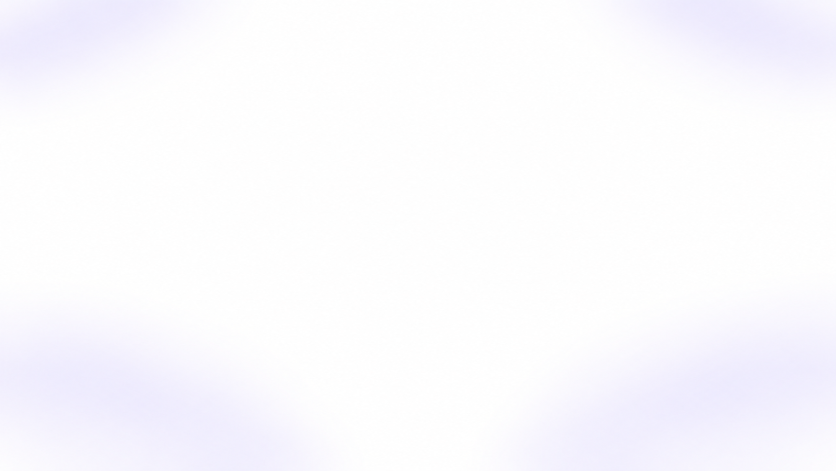
#> input picture estack-devin/skills/capture/assets/airgoods.png, 1672 x 941 px (shown at 1/2 size)
$ python validate_fixture.py --output out.png
#> lines starting #> are read from the running program, lines starting #| are printed output that depends on the picture; after the words box and inside, x2 and y2 are one past the last pixel; in counts of white or black regions, pixels touching at a corner belong together
### estack/skills/capture/scripts/renderer.py
#!/usr/bin/env python3
"""Deterministic screenshot-driven, 60 fps demo-video compositor."""
import argparse
import bisect
import hashlib
import json
import math
from pathlib import Path
import subprocess
import sys

import numpy as np
from PIL import Image, ImageDraw, ImageFilter, ImageOps

FPS = 60


def smoothstep(v):
    v = max(0.0, min(1.0, v))
    return v * v * (3 - 2 * v)


def smootherstep(v):
    v = max(0.0, min(1.0, v))
    return v * v * v * (v * (v * 6 - 15) + 10)


# [74 lines left out: functions finite, load_manifest, not called in this run]


def interpolate(events, t, fields, easing=smoothstep):
    if not events:
        return None
    times = [e['t'] for e in events]
    index = bisect.bisect_right(times, t) - 1
    if index < 0:
        return tuple(events[0][field] for field in fields)
    if index == len(events) - 1:
        return tuple(events[-1][field] for field in fields)
    left, right = events[index:index + 2]
    weight = easing((t - left['t']) / (right['t'] - left['t']))
    return tuple(left[field] + weight * (right[field] - left[field]) for field in fields)


class Renderer:
    def __init__(self, manifest):
        self.data = manifest
        self.size = manifest['width'], manifest['height']
        self.frames = manifest['frames']
        self.times = [frame['t'] for frame in self.frames]
        self.cached_index = None
        self.base = None
        w, h = self.size
        yy, xx = np.mgrid[0:h, 0:w]
        blend = np.clip(.65 * yy / max(1, h - 1) + .35 * xx / max(1, w - 1), 0, 1)[..., None]
        a, b = [np.array(color) for color in manifest.get('background_colors', [[226,217,250],[166,153,216]])]
        self.background = Image.fromarray(np.rint(a * (1 - blend) + b * blend).astype('uint8'), 'RGB')
        if manifest.get('background_image'):
            with Image.open(manifest['background_image']) as wallpaper:
                self.background=ImageOps.fit(wallpaper.convert('RGB'),self.size,method=Image.Resampling.LANCZOS,centering=(.5,.5))
        self.click_times = [e['t'] for e in manifest['cursor'] if e['type'] == 'click']
        self.pointer_cache = {}
        sw,sh=manifest['source_width'],manifest['source_height']
        padding=round(min(w,h)*.07);scale=min((w-2*padding)/sw,(h-2*padding)/sh)
        fw,fh=round(sw*scale),round(sh*scale);x,y=(w-fw)//2,(h-fh)//2
        self.frame_geometry=x,y,fw,fh
        mask=Image.new('L',(fw,fh));ImageDraw.Draw(mask).rounded_rectangle((0,0,fw-1,fh-1),radius=round(fh*.035),fill=255)
        shadow=Image.new('L',self.size);shadow.paste(mask,(x,y+round(h*.014)))
        shadow=shadow.filter(ImageFilter.GaussianBlur(h*.018)).point(lambda a:round(a*.5))
        self.frame_mask=mask;self.framed_background=self.background.copy()
        self.framed_background.paste((0,0,0),(0,0,w,h),shadow)

    def source_index(self, t):
        return max(0, bisect.bisect_right(self.times, t) - 1)

    # [20 lines left out: function compose_source, not called in this run]

    def pointer(self, height):
        if height not in self.pointer_cache:
            factor=4
            mask=Image.new('L',(height*factor,height*factor))
            vertices=[(20, 15), (64.5, 48.5), (46.8, 54.8), (58, 75.7), (46.3, 82), (35.8, 59.4), (20, 73)]
            vertices=[np.array([x*height*factor/100,y*height*factor/100]) for x,y in vertices]
            rounded=[];radii=[.055,.055,.020,.080,.080,.020,.055]
            for i,vertex in enumerate(vertices):
                before,after=vertices[i-1],vertices[(i+1)%len(vertices)]
                da,db=np.linalg.norm(before-vertex),np.linalg.norm(after-vertex)
                distance=min(height*factor*radii[i],da*.48,db*.48)
                incoming=vertex+(before-vertex)*distance/da;outgoing=vertex+(after-vertex)*distance/db
                for u in np.linspace(0,1,14):rounded.append(tuple((1-u)**2*incoming+2*(1-u)*u*vertex+u*u*outgoing))
            ImageDraw.Draw(mask).polygon(rounded,fill=255)
            mask=mask.resize((height,height),Image.Resampling.LANCZOS)
            img=Image.new('RGBA',(height,height),(0,0,0,0))
            img.putalpha(mask)
            self.pointer_cache[height]=img
        return self.pointer_cache[height]

    def cursor_at(self,t):
        moves=[e for e in self.data['cursor'] if e['type']=='move']
        if not moves:return None
        i=max(0,bisect.bisect_right([e['t'] for e in moves],t)-1)
        if i>=len(moves)-1:return moves[-1]['x'],moves[-1]['y']
        a,b=moves[i:i+2];u=smootherstep((t-a['t'])/(b['t']-a['t']))
        dx,dy=b['x']-a['x'],b['y']-a['y'];distance=math.hypot(dx,dy)
        bend=min(82,distance*.13)*math.sin(math.pi*u) if distance else 0
        return a['x']+dx*u-dy/max(distance,1)*bend,a['y']+dy*u+dx/max(distance,1)*bend

    def camera_at(self,t):
        sw,sh=self.data['source_width'],self.data['source_height']
        crops=[]
        for key in self.data['camera'] or [{'t':0,'zoom':1,'x':.5,'y':.5}]:
            cw,ch=sw/key['zoom'],sh/key['zoom']
            crops.append({'t':key['t'],'left':max(0,min(sw-cw,key['x']*sw-cw/2)),
                          'top':max(0,min(sh-ch,key['y']*sh-ch/2)),'cw':cw,'ch':ch})
        return interpolate(crops,t,('left','top','cw','ch'),smootherstep)

    # [20 lines left out: function frame, not called in this run]


def render(manifest, output):
    renderer = Renderer(manifest)
    if 'cursor_safe_margin' in manifest:
        from verify_framing import verify
        verify(renderer)
    output = Path(output)
    output.parent.mkdir(parents=True, exist_ok=True)
    w, h = renderer.size
    command = ['ffmpeg', '-hide_banner', '-loglevel', 'error', '-y', '-f', 'rawvideo', '-pixel_format', 'rgb24', '-video_size', f'{w}x{h}', '-framerate', str(FPS), '-i', '-', '-an', '-c:v', 'libx264', '-preset', 'fast', '-crf', '18', '-threads', '4', '-pix_fmt', 'yuv420p', '-movflags', '+faststart', '-map_metadata', '-1', str(output)]
    process = subprocess.Popen(command, stdin=subprocess.PIPE)
    digest = hashlib.sha256()
    count = math.ceil(manifest['duration'] * FPS - .0001)
    try:
        for number in range(count):
            raw = renderer.frame(number / FPS).tobytes()
            digest.update(raw)
            process.stdin.write(raw)
        process.stdin.close()
        if process.wait() != 0:
            raise RuntimeError('FFmpeg encoding failed')
    except BaseException:
        process.kill()
        process.wait()
        raise
    subprocess.run(['ffmpeg', '-v', 'error', '-xerror', '-i', str(output), '-f', 'null', '-'], check=True)
    result = {'output': str(output.resolve()), 'frames': count, 'fps': FPS, 'width': w, 'height': h, 'raw_frames_sha256': digest.hexdigest(), 'full_decode': 'passed'}
    output.with_suffix('.render.json').write_text(json.dumps(result, indent=2) + '\n')
    return result


# [9 lines left out: function main, not called in this run]


# [2 lines that do not run on import are left out]

### estack-cursor/skills/capture/scripts/verify_framing.py
import json,math,sys
from pathlib import Path
import numpy as np

def camera_boundary_velocity_difference(renderer):
    epsilon=.0001;maximum=0.
    for key in renderer.data['camera'][1:-1]:
        t=key['t'];a=np.array(renderer.camera_at(t-epsilon));b=np.array(renderer.camera_at(t));c=np.array(renderer.camera_at(t+epsilon))
        maximum=max(maximum,float(np.linalg.norm((b-a)/epsilon-(c-b)/epsilon)))
    return maximum

def verify(renderer):
    m=renderer.data;w,h=renderer.size;sw,sh=m['source_width'],m['source_height']
    padding=round(min(w,h)*.07);scale=min((w-2*padding)/sw,(h-2*padding)/sh)
    fw,fh=round(sw*scale),round(sh*scale);count=math.ceil(m['duration']*60-.0001)
    minimum=float('inf');target_checks=0;outside=0;violations=[];crops=[];positions=[]
    for i in range(count):
        t=i/60;left,top,cw,ch=renderer.camera_at(t);crops.append([left,top,cw,ch])
        assert 0<=left and 0<=top and left+cw<=sw+1e-8 and top+ch<=sh+1e-8,('Crop exceeds source',i)
        cx,cy=renderer.cursor_at(t);px,py=(cx-left)*fw/cw,(cy-top)*fh/ch;positions.append([px,py])
        margin=min(px,py,fw-px,fh-py);minimum=min(minimum,margin)
        if margin<0:outside+=1
        if margin<m['cursor_safe_margin']-1e-7:violations.append({'frame':i,'t':t,'cursor_margin':margin})
        height=round(m['cursor_height']);ink=renderer.pointer(height).getbbox()
        hx,hy=m.get('cursor_hotspot',[2/36,1/36]);dx,dy=round(px-height*hx),round(py-height*hy)
        assert dx+ink[0]>=0 and dy+ink[1]>=0 and dx+ink[2]<=fw and dy+ink[3]<=fh,('Pointer ink clipped',i)
        for region in m.get('interaction_regions',[]):
            if region['start']<=t<=region['end']:
                x0,y0,x1,y1=region['rect'];edges=[(x0-left)*fw/cw,(y0-top)*fh/ch,fw-(x1-left)*fw/cw,fh-(y1-top)*fh/ch]
                assert min(edges)>=region['margin']-1e-7,('Interaction target clipped',i,region['label'],edges)
                target_checks+=1
    assert not violations,{'safe_margin_violations':violations[:5],'count':len(violations)}
    max_velocity_discontinuity=camera_boundary_velocity_difference(renderer)
    assert max_velocity_discontinuity<.1,('Camera velocity discontinuity',max_velocity_discontinuity)
    result={'frames_checked':count,'cursor_safe_margin_px':m['cursor_safe_margin'],'minimum_cursor_margin_px':minimum,
            'cursor_outside_frames':outside,'pointer_ink_checks_passed':count,'target_frame_checks_passed':target_checks,
            'source_crop_bounds_checks_passed':count,'camera_velocity_continuity_check_passed':True,
            'max_numeric_boundary_velocity_difference_source_px_per_second':max_velocity_discontinuity}
    return result

# [5 lines that do not run on import are left out]

### estack-devin/skills/capture/scripts/validate_fixture.py
#!/usr/bin/env python3
import argparse
import functools
from http.server import SimpleHTTPRequestHandler,ThreadingHTTPServer
import json
from pathlib import Path
import subprocess
import sys
import threading
import uuid

from PIL import Image,ImageDraw

import evidence
from recording import Browser,capture
from renderer import render


def deterministic(output):
    output=Path(output).resolve();output.mkdir(parents=True,exist_ok=False)
    frames=[]
    for i in range(24):
        image=Image.new('RGB',(640,480),(250,250,250));draw=ImageDraw.Draw(image)
        draw.rectangle((90+i*2,150,210+i*2,240),fill=(90,50,150))
        draw.text((40,40),'LOCAL CAPTURE FIXTURE',fill='black')
        path=output/f'frame_{i:03d}.png';image.save(path);frames.append({'t':i/60,'path':str(path)})
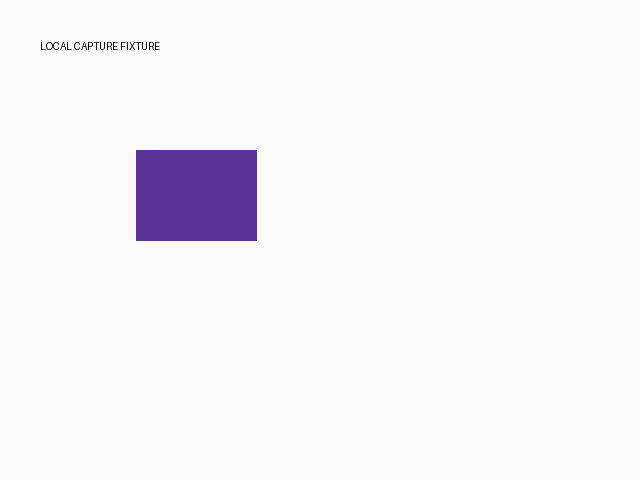
#> image: PIL image 640x480 RGB; mean R, G, B 244, 242.6, 246.2
#> after the loop, frames = 24 items
    data={'schema':1,'status':'completed','duration':.4,'source_width':640,'source_height':480,'width':640,'height':480,'frames':frames,'events':[],'cursor':[{'t':0,'type':'move','x':300,'y':260},{'t':.4,'type':'move','x':360,'y':290}],'cursor_height':38,'cursor_hotspot':[.2,.15],'cursor_safe_margin':12,'camera':[{'t':0,'zoom':1,'x':.5,'y':.5}],'background_image':str(Path(__file__).resolve().parents[1]/'assets/airgoods.png')}
    first=render(data,output/'fixture-a.mp4');second=render(data,output/'fixture-b.mp4')
#> in __init__, `self.data = manifest`: self.data = 15 items
#> in __init__, `self.size = manifest['width'], manifest['height']`: self.size = (640, 480)
#> in __init__, `self.frames = manifest['frames']`: self.frames = 24 items
#> in __init__, `self.times = [frame['t'] for frame in self.frames]`: self.times = [0, 0.0167, 0.0333, 0.05, 0.0667, 0.0833, 0.1, 0.117, 0.133, 0.15, 0.167, 0.183, 0.2, 0.217, 0.233, 0.25, 0.267, 0.283, 0.3, 0.317, 0.333, 0.35, 0.367, 0.383]
#> in __init__, `w, h = self.size`: w = 640; h = 480
#> in __init__, `yy, xx = np.mgrid[0:h, 0:w]`:
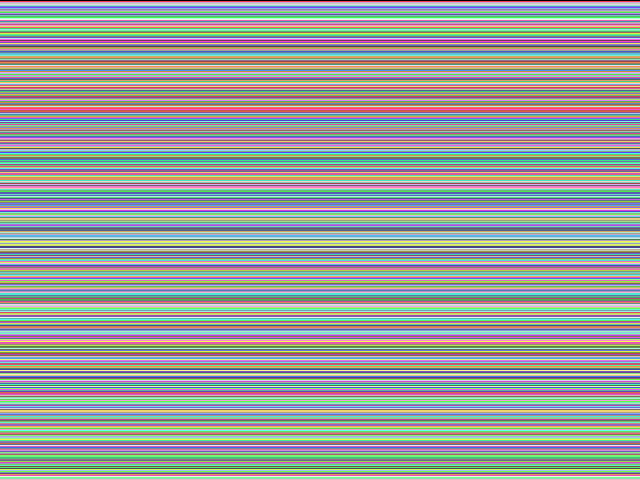
#> yy: shape (480, 640) int64; 480 distinct labels, from 0 to 479; one colour per label, 0 black
#> in __init__, `yy, xx = np.mgrid[0:h, 0:w]`:
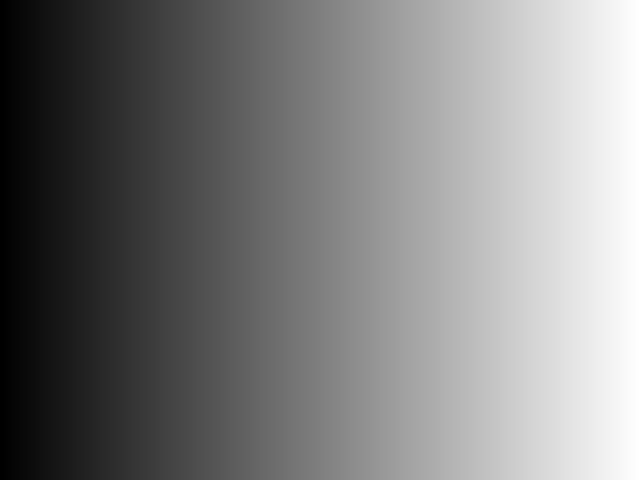
#> xx: shape (480, 640) int64; min 0, max 639, mean 319.5; drawn with min black and max white
#> in __init__, `blend = np.clip(.65 * yy / max(1, h - 1) + .35 * xx / max(1, w - 1), 0..`:
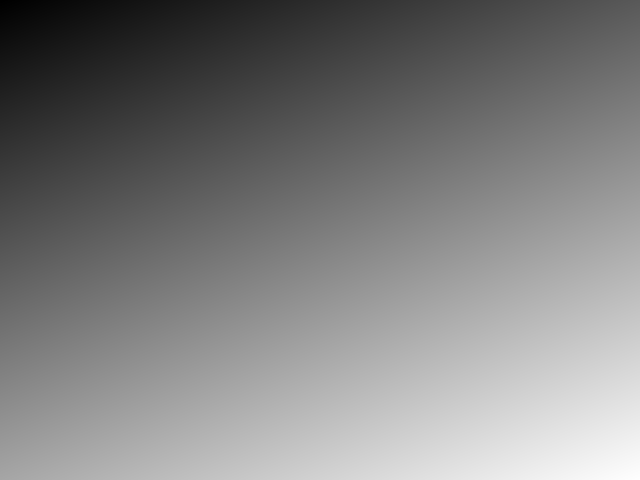
#> blend: shape (480, 640, 1) float64; min 0, max 1, mean 0.5
#> in __init__, `a, b = [np.array(color) for color in manifest.get('background_colors',..`: a = [226, 217, 250]; b = [166, 153, 216]
#> in __init__, wallpaper is the input picture: PIL image 1672x941 RGBA; mean R, G, B, A 250.8, 250, 253.8, 255
#> in __init__, `self.click_times = [e['t'] for e in manifest['cursor'] if e['type'] ==..`: self.click_times = []
#> in __init__, `sw,sh=manifest['source_width'],manifest['source_height']`: sw = 640; sh = 480
#> in __init__, `padding = round(min(w, h) * 0.07)`: padding = 34
#> in __init__, `scale = min((w - 2 * padding) / sw, (h - 2 * padding) / sh)`: scale = 0.858
#> in __init__, `fw, fh = (round(sw * scale), round(sh * scale))`: fw = 549; fh = 412
#> in __init__, `x, y = ((w - fw) // 2, (h - fh) // 2)`: x = 45; y = 34
#> in __init__, `self.frame_geometry=x,y,fw,fh`: self.frame_geometry = (45, 34, 549, 412)
#> in __init__, `mask = Image.new('L', (fw, fh))`: mask: PIL image 549x412 L; every value is 0
#> in __init__, `ImageDraw.Draw(mask).rounded_rectangle((0, 0, fw - 1, fh - 1), radius=`: mask: PIL image 549x412 L; 99.9% white; 4 black regions, box (x1, y1, x2, y2) and area: (0, 0, 11, 11) 46, (538, 0, 549, 11) 46, (0, 401, 11, 412) 46, (538, 401, 549, 412) 46
#> in __init__, `shadow = Image.new('L', self.size)`: shadow: PIL image 640x480 L; every value is 0
#> in __init__, `shadow.paste(mask, (x, y + round(h * 0.014)))`:
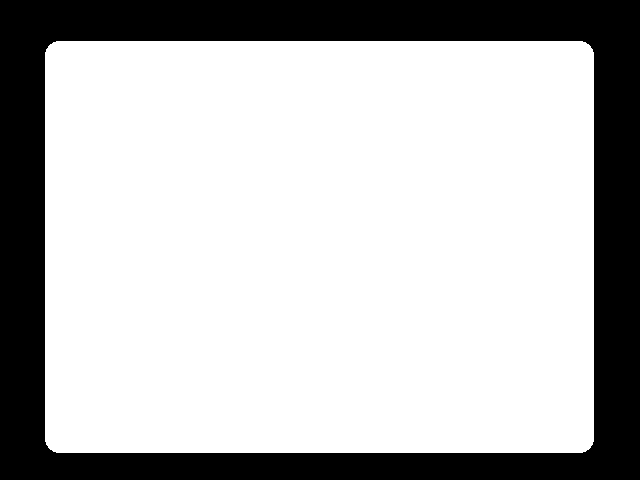
#> shadow: PIL image 640x480 L; 73.6% white; 1 black region, box (x1, y1, x2, y2) and area: (0, 0, 640, 480) 81196
#> in __init__, `self.framed_background.paste((0,0,0),(0,0,w,h),shadow)`:
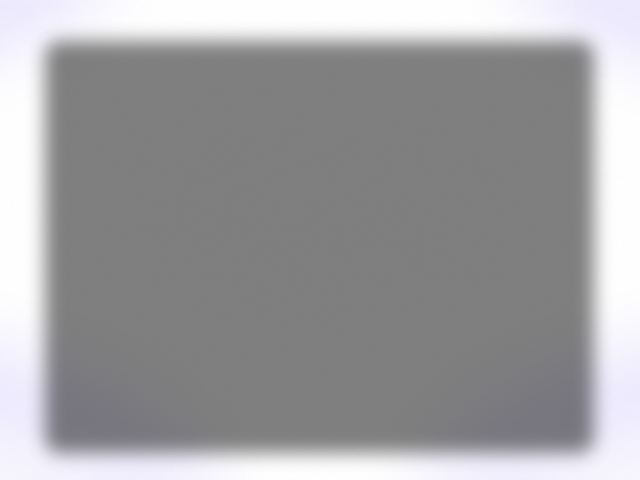
#> self.framed_background: PIL image 640x480 RGB; mean R, G, B 158.6, 158.2, 160.3
#> in verify, `m = renderer.data`: m = 15 items
#> in verify, `w, h = renderer.size`: w = 640; h = 480
#> in verify, `sw, sh = (m['source_width'], m['source_height'])`: sw = 640; sh = 480
#> in verify, `padding = round(min(w, h) * 0.07)`: padding = 34
#> in verify, `scale = min((w - 2 * padding) / sw, (h - 2 * padding) / sh)`: scale = 0.858
#> in verify, `fw, fh = (round(sw * scale), round(sh * scale))`: fw = 549; fh = 412
#> in verify, `count = math.ceil(m['duration'] * 60 - 0.0001)`: count = 24
#> the loop in verify, `for i in range(count):` made 24 passes
#> (u in cursor_at, dx, dy, bend in cursor_at, cx, cy, px, py) on passes 1 to 12: (0, 250, 217, 0, 300, 260, 257.3, 223.2), (0.000679, 250, 217, 0.0186, 300, 260, 257.4, 223.2), (0.00509, 250, 218, 0.139, 300.2, 260.3, 257.6, 223.4), (0.0161, 250, 218, 0.44, 300.8, 260.9, 258, 223.9), (0.0355, 251, 219, 0.97, 301.7, 261.9, 258.8, 224.8), (0.0645, 252, 220, 1.76, 303.1, 263.5, 260, 226.2), (0.104, 254, 222, 2.79, 305, 265.6, 261.6, 228), (0.152, 256, 224, 4.01, 307.3, 268.2, 263.6, 230.2), (0.21, 258, 227, 5.34, 310.2, 271.1, 266.1, 232.7), (0.275, 261, 230, 6.63, 313.5, 274.2, 269, 235.3), (0.347, 265, 232, 7.73, 317.3, 277.3, 272.2, 238), (0.422, 268, 235, 8.46, 321.5, 280.2, 275.8, 240.5)
#> (u in cursor_at, dx, dy) on pass 22: (0.984, 60, 30)
#> pass 1, in pointer, `mask=mask.resize((height,height),Image.Resampling.LANCZOS)`:
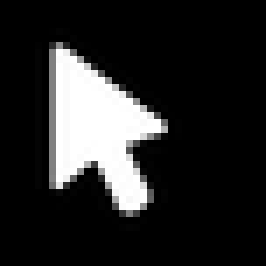
#> mask: PIL image 38x38 L (shown 7 times larger); min 0, max 255, mean 38.8
    assert first['raw_frames_sha256']==second['raw_frames_sha256']
    assert evidence.sha256(output/'fixture-a.mp4')==evidence.sha256(output/'fixture-b.mp4')
    return {'raw_frame_hash':first['raw_frames_sha256'],'identical_mp4_sha256':evidence.sha256(output/'fixture-a.mp4'),'frames':24,'full_decode':'passed'}


def native(output,binary):
    page=output/'page';page.mkdir()
    (page/'index.html').write_text('''<!doctype html><meta charset="utf-8"><title>Capture fixture</title>
<style>body{margin:0;font:24px sans-serif}header{height:80px;background:#eee}button{margin:20px;width:180px;height:60px}section{height:1000px;background:linear-gradient(white,#cdbbe8)}</style>
<header>Local capture fixture</header><button id="action" onclick="document.querySelector('#result').textContent='DONE'">Inspect details</button><p id="result">READY</p><section>Read-only fixture content</section>''')
    class Quiet(SimpleHTTPRequestHandler):
        def log_message(self,*args):pass
    server=ThreadingHTTPServer(('127.0.0.1',0),functools.partial(Quiet,directory=str(page)))
    thread=threading.Thread(target=server.serve_forever,daemon=True);thread.start()
    origin='http://127.0.0.1:'+str(server.server_port)
    session='capture-fixture-'+uuid.uuid4().hex[:10]
    browser=Browser(binary,session)
    try:
        browser.run(['open',origin]);browser.run(['set','viewport','640','480'])
        scenario={'origin':origin,'session':session,'width':640,'height':480,'fps':60,'steps':[{'action':'wait','seconds':.6,'label':'Read fixture'},{'action':'click','selector':'#action','label':'Inspect fixture details'},{'action':'assert_text','selector':'#result','text':'DONE','label':'Verify visible click result'},{'action':'still','label':'Preserve exact raw screenshot'},{'action':'wait','seconds':.4,'label':'Read result'},{'action':'scroll','y':500,'milliseconds':700,'label':'Explore fixture'},{'action':'wait','seconds':.6,'label':'Read lower content'}]}
        take=capture(scenario,output/'native-raw',binary)
        evidence.verify(take)
        entry=Path(__file__).with_name('capture.py')
        def invoke(*args):
            return json.loads(subprocess.check_output([sys.executable,str(entry),*map(str,args)],text=True))
        path=Path(invoke('prepare',take,output/'native-frames')['manifest'])
        framing=invoke('plan',path,output/'native-plan.json')
        result=invoke('render',output/'native-plan.json',output/'native-polished.mp4')
        invoke('verify',output/'native-plan.json','--video',output/'native-polished.mp4')
        evidence.verify(take)
        receipt=json.loads((take/'provenance.json').read_text())
        assert any(f['path'].endswith('.png') for f in receipt['files'])
        return {'native_capture':'passed','visible_result_assertion':'DONE','raw_receipt_files':len(receipt['files']),'render':result,'framing':framing,'acquisition_fps':None,'alignment':'command-bounded; inspect source before publishing'}
    finally:
        browser.run(['close']);server.shutdown();server.server_close()


if __name__=='__main__':
    parser=argparse.ArgumentParser();parser.add_argument('--output',required=True);parser.add_argument('--browser')
    args=parser.parse_args();output=Path(args.output).resolve()
#> (the run stopped early here; a loop or call above may not have finished)
